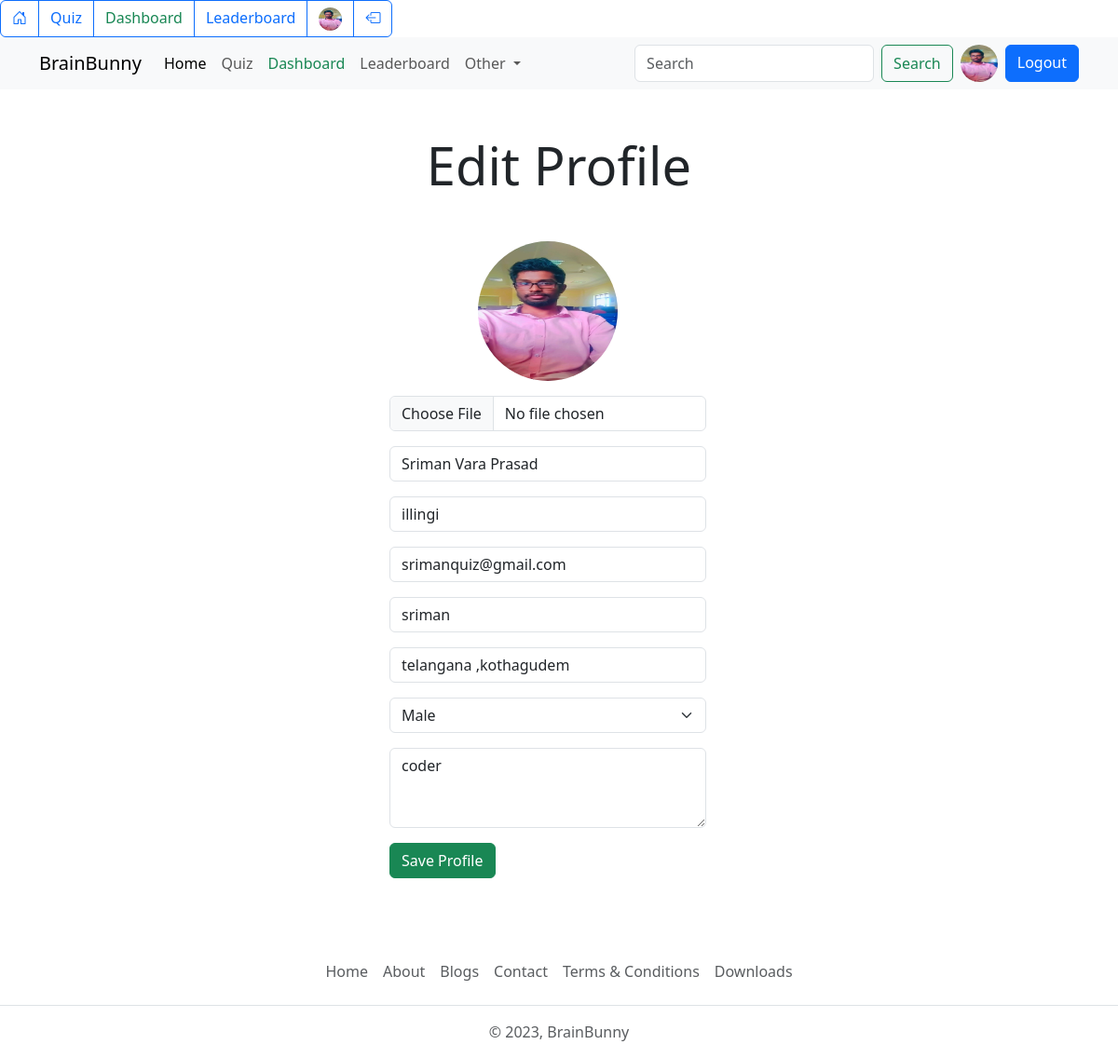
The app's page /user/settings (signed in) with its own data.
### account/models.py (models this page shows, shortened)
class Profile(models.Model):
    user = models.OneToOneField(User, on_delete=models.CASCADE, null=True, verbose_name='User Object') #verbose_name
    bio = models.TextField(blank=True, null=True)
    profile_img = models.ImageField(upload_to='profile_images', default='user.png', blank=True, null=True, verbose_name='Profile Pic')
    location = models.CharField(max_length=100, blank=True, null=True)
    GENDER = (
        ('Male', 'Male'),
        ('Female', 'Female'),
        ('Other', 'Other'),
    )
    gender = models.CharField(max_length=6, choices=GENDER, blank=True, null=True)

### account/views.py (the view, shortened to what this page needs)
# urls.py: path('settings',views.editProfile,name='edit_profile'),
@login_required
def editProfile(request):
    user_object = request.user
    user_profile = request.user.profile
    context = {"user_profile": user_profile}
    return render(request, 'profile-edit.html', context)

### base/templates/profile-edit.html (shortened to what this page needs)
{% extends 'index.html' %}
{% block content %}
  <h1 class="display-4 text-center my-5">Edit Profile</h1>
  <div class="container">
    <div class="row row-cols-sm-1 row-cols-lg-3 container">
      <div class="col-12">
      </div>
      <div class="col-12">
        <form action="" method="POST" enctype="multipart/form-data">
            <div class="mb-3 d-flex justify-content-center">
                <img src="{{user_profile.profile_img.url}}" alt="profile-pic" width="150" height="150" class="rounded-circle">
            </div>
          <div class="mb-3">
            <input type="file" name="profile_img" class="form-control" id="exampleInputImage">
          </div>
          <div class="mb-3">
            <input type="text" name="firstname" value="{{user_profile.user.first_name}}" class="form-control" id="exampleInputFirstName" placeholder="First Name" required>
          </div>
          <div class="mb-3">
            <input type="text" name="lastname" value="{{user_profile.user.last_name}}" class="form-control" id="exampleInputLastName" placeholder="Last Name" required>
          </div>
          <div class="mb-3">
            <input type="email" name="email" value="{{user_profile.user.email}}" class="form-control" id="exampleInputEmail2" aria-describedby="emailHelp"
              placeholder="Email" required>
          </div>
          <div class="mb-3">
            <input type="text" name="username" value="{{user_profile.user.username}}" class="form-control" id="exampleInputUsername1" aria-describedby="emailHelp"
              placeholder="Username" required>
          </div>
          <div class="mb-3">
            <input type="text" name="location" value="{{user_profile.location}}" class="form-control" id="exampleInputLocation" placeholder="Location" required>
          </div>
          <div class="mb-3">
            <select class="form-select form-control" name="gender" id="exampleInputGender" aria-label="Default select example" required>
                <option {% if user_profile.gender == 'Male' %}selected{% endif %} value="Male">Male</option>
              </select>
          </div>
          <div class="mb-3">
            <textarea class="form-control" name="bio" id="exampleFormControlTextarea1" rows="3" placeholder="Your Bio" required>{{user_profile.bio}}</textarea>
          </div>
          <button type="submit" class="btn btn-success">Save Profile</button>
        </form>
      </div>
      <div class="col-12">
      </div>
    </div>
  </div>
{% endblock content %}

### base/templates/components/navbar.html (shortened to what this page needs)
    <div class="btn-group" role="group" aria-label="Basic outlined example">
        <a href="{% url 'home' %}" class="btn btn-outline-primary"><i class="bi bi-house-door"></i></a>
        <a href="{% url 'all_quiz' %}" class="btn btn-outline-primary">Quiz</a>
        {% if request.user.is_superuser %}
        <a href="{% url 'dashboard' %}" class="btn btn-outline-primary text-success">Dashboard</a>
        {% endif %}
        <a href="{% url 'leaderboard' %}" class="btn btn-outline-primary">Leaderboard</a>
        {% if request.user.is_authenticated %}
        <a href="{% url 'profile' request.user.username %}" class="btn btn-outline-primary">
            <img src="{{request.user.profile.profile_img.url}}" class="rounded-circle" width="25" height="25" alt="profile_img">
        </a>
        <a href="{% url 'logout' %}" class="btn btn-outline-primary"><i class="bi bi-box-arrow-left"></i></a>
        {% else %}
        <a href="{% url 'login' %}" class="btn btn-outline-primary"><i class="bi bi-box-arrow-right"></i></a>
        {% endif %}
    </div>
<nav class="navbar navbar-expand-lg bg-body-tertiary d-none d-lg-block">
    <div class="container">
        <a class="navbar-brand" href="{% url 'home' %}">BrainBunny</a>
        <div class="collapse navbar-collapse" id="navbarSupportedContent">
            <ul class="navbar-nav me-auto mb-2 mb-lg-0">
                <li class="nav-item">
                    <a class="nav-link active" aria-current="page" href="{% url 'home' %}">Home</a>
                </li>
                <li class="nav-item">
                    <a class="nav-link" href="{% url 'all_quiz' %}">Quiz</a>
                </li>
                {% if request.user.is_superuser %}
                <li class="nav-item">
                    <a class="nav-link text-success" href="{% url 'dashboard' %}">Dashboard</a>
                </li>
                {% endif %}
                <li class="nav-item">
                    <a class="nav-link" href="{% url 'leaderboard' %}">Leaderboard</a>
                </li>
                <li class="nav-item dropdown">
                    <a class="nav-link dropdown-toggle" href="#" role="button" data-bs-toggle="dropdown"
                        aria-expanded="false">
                        Other
                    </a>
                </li>
            </ul>
            <form class="d-flex" role="search" action="{% url 'search_users' %}">
                <input class="form-control me-2" type="search" name="q" placeholder="Search" aria-label="Search">
                <button class="btn btn-outline-success" type="submit">Search</button>
                {% if request.user.is_authenticated %}
                <a href="{% url 'profile' request.user.username %}" data-bs-toggle="tooltip" data-bs-placement="bottom" data-bs-title="@{{request.user.username}}" class="mx-2">
                    <img src="{{request.user.profile.profile_img.url}}" class="rounded-circle" width="40" height="40" alt="profile_img">
                </a>
                <a href="{% url 'logout' %}" class="btn btn-primary">Logout</a>
                {% else %}
                <a href="{% url 'login' %}" class="btn btn-primary ms-2">Login</a>
                {% endif %}
            </form>
        </div>
    </div>
</nav>

### records on screen
Profile: profile_img (picture), firstname "Sriman Vara Prasad", lastname "illingi", email "srimanquiz@gmail.com", username "sriman", location "telangana ,kothagudem", gender "Male", bio "coder"
